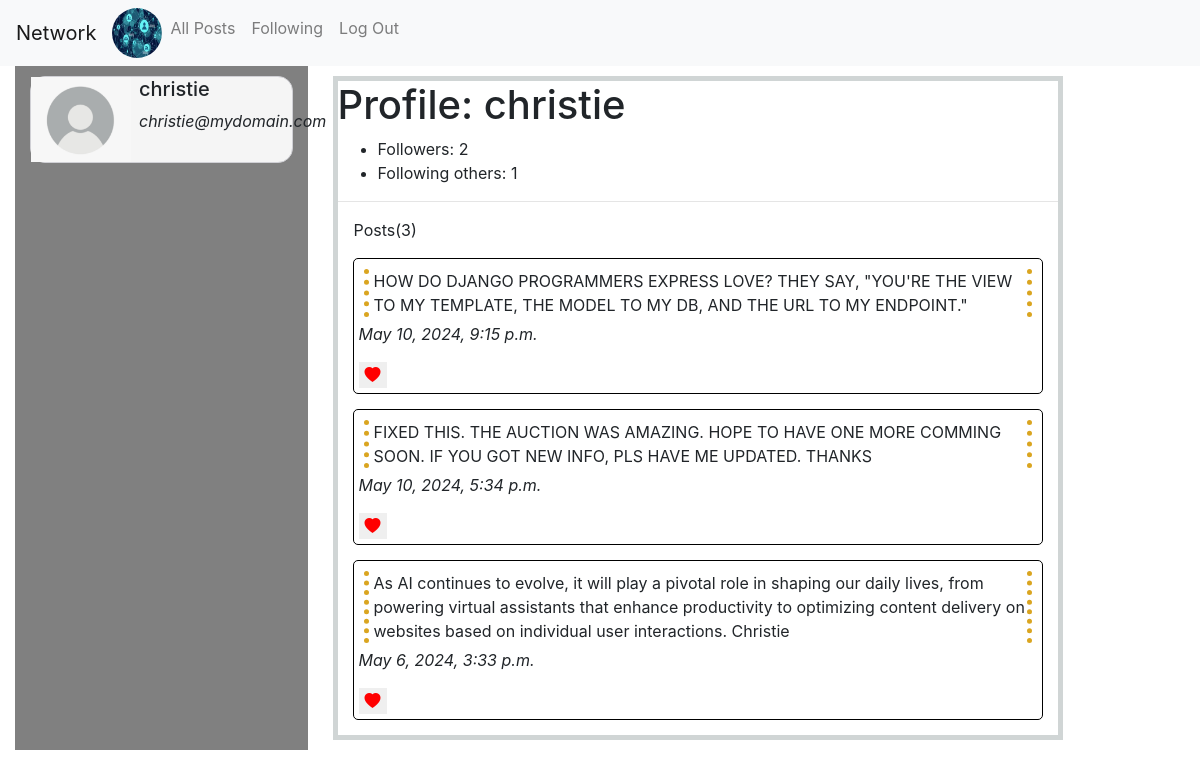
Before: /profile/3 (signed in) with the older database file.
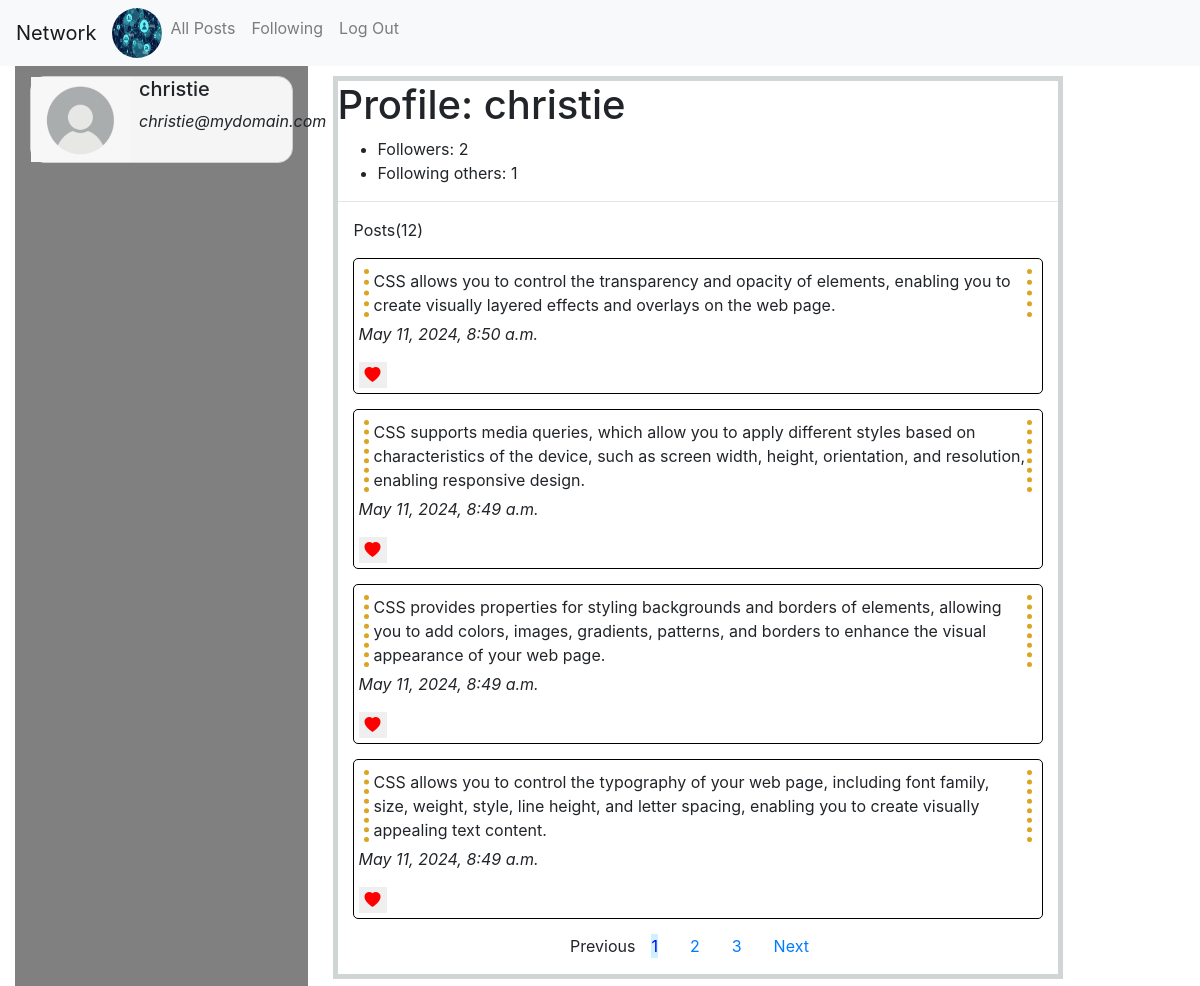
After: the same page with the newer database file.
### network/models.py (models this page shows)
class Post(models.Model):
    poster=models.ForeignKey(User,on_delete=models.CASCADE,related_name="posts")
    content=models.TextField()
    timestamp=models.DateTimeField(auto_now_add=True)

### network/views.py (the view)
# urls.py: path('profile/<int:poster_id>',views.profile,name="profile"),
def profile(request,poster_id):
    if request.user.is_authenticated:
        this_user=User.objects.get(pk=poster_id)
        all_user_posts=this_user.posts.all()
        all_user_posts=all_user_posts.order_by('-timestamp')
        post_counts=len(all_user_posts)
        number_of_my_followers=this_user.followers.count()
        number_of_my_following=this_user.following_users.count()
        paginator = Paginator(all_user_posts, 4)
        page = request.GET.get('page', 1)
        try:
            all_user_posts = paginator.page(page)
        except PageNotAnInteger:
            all_user_posts = paginator.page(1)
        except EmptyPage:
            all_user_posts = paginator.page(paginator.num_pages)
        return render(request,'network/profile.html',{'posts':all_user_posts,'num_followers':number_of_my_followers,'num_following':number_of_my_following,'poster':this_user,'post_counts':post_counts})
    else:
        return redirect('login')

### network/templates/network/profile.html (shortened to what this page needs)
{%extends 'network/layout.html'%}
{%load static%}
{%block body%}
<div class="profile-container row">
  <div class="col-3 left">
    {%if request.user.is_authenticated%}
    <div class="d-flex person">
       <img src="{% static 'network/images/person.png' %}" alt='person' width="100" height="85" />
       <div class="sub-person ml-2">
          <h5>{{request.user.username}}</h5>
          <p><i>{{request.user.email}}</i></p>
       </div>
    </div>
    {%else%}
    <p>You're not logged in.</p>
    {%endif%}
  </div>
  <div class="col-md-8">
    <div class="new-post">
      <h1>Profile: {{poster.username}}</h1>
      <ul>
        {%if num_followers%}
        <li>Followers: {{ num_followers }}</li>
        {%endif%} {%if num_following%}
        <li>Following others: {{ num_following }}</li>
        {%endif%}
      </ul>
      <hr/>
  {%if posts%}
      <div class="">
         {%if post_counts%}
        <p class="ml-3">Posts({{post_counts}})</p>
        {%endif%}
        {%for post in posts%}
        <div class="sub-new-post">
          <p class="original">{{ post.content }}</p>
          <p><i>{{ post.timestamp }}</i></p>
          <div class="like">
            <button type="button" data-post-id="{{ post.id }}" class="like-btn liked" id="btnLike">
            <i class="bi bi-heart-fill heart" id="heart-icon-{{ post.id }}"></i>
          </button>
        </div>
      </div>
        {%endfor%}
        <div class="pagination-container">
         {% if posts.has_other_pages %}
           <ul class="pagination justify-content-center">
           {% if posts.has_previous %}
             <li class="mx-3"><a href="?page={{ posts.previous_page_number }}">Previous</a></li>
           {% else %}
             <li class="disabled class="mx-3""><span>Previous</span></li>
           {% endif %}
           {% for i in posts.paginator.page_range %}
             {% if posts.number == i %}
               <li class="active mx-3"><span>{{ i }} <span class="sr-only">(current)</span></span></li>
             {% else %}
               <li class="mx-3"><a href="?page={{ i }}">{{ i }}</a></li>
             {% endif %}
           {% endfor %}
           {% if posts.has_next %}
             <li class="mx-3"><a href="?page={{ posts.next_page_number }}">Next</a></li>
           {% else %}
             <li class="disabled mx-3"><span>Next</span></li>
           {% endif %}
           </ul>
        {% endif %}
           </div>
     </div>
      </div>
      {%else%}
      <p>No posts have been posted yet!</p>
      {%endif%}
    </div>
  </div>
</div>
{%endblock%}

Changed rows visible on the page:
no longer on this page (row unchanged): Post: content "HOW DO DJANGO PROGRAMMERS EXPRESS LOVE? THEY SAY, \"YOU'RE THE VIEW TO MY TEMPLATE, THE MODEL TO MY DB, AND THE URL TO MY ENDPOINT.\"", timestamp "May 10, 2024, 9:15 p.m."
no longer on this page (row unchanged): Post: content "FIXED THIS. THE AUCTION WAS AMAZING. HOPE TO HAVE ONE MORE COMMING SOON. IF YOU GOT NEW INFO, PLS HAVE ME UPDATED. THANKS", timestamp "May 10, 2024, 5:34 p.m."
no longer on this page (row unchanged): Post: content "As AI continues to evolve, it will play a pivotal role in shaping our daily lives, from powering virtual assistants that enhance productivity to optimizing content delivery on websites based on individual user interactions. Christie", timestamp "May 6, 2024, 3:33 p.m."
added Post: content "CSS allows you to control the transparency and opacity of elements, enabling you to create visually layered effects and overlays on the web page.", timestamp "May 11, 2024, 8:50 a.m."
added Post: content "CSS supports media queries, which allow you to apply different styles based on characteristics of the device, such as screen width, height, orientation, and resolution, enabling responsive design.", timestamp "May 11, 2024, 8:49 a.m."
added Post: content "CSS provides properties for styling backgrounds and borders of elements, allowing you to add colors, images, gradients, patterns, and borders to enhance the visual appearance of your web page.", timestamp "May 11, 2024, 8:49 a.m."
added Post: content "CSS allows you to control the typography of your web page, including font family, size, weight, style, line height, and letter spacing, enabling you to create visually appealing text content.", timestamp "May 11, 2024, 8:49 a.m."
Other visible differences:
{{ post_counts }}: "3" → "12"
text now shown: "Previous Next"
new list line: "1"
new list line: "2"
new list line: "3"
